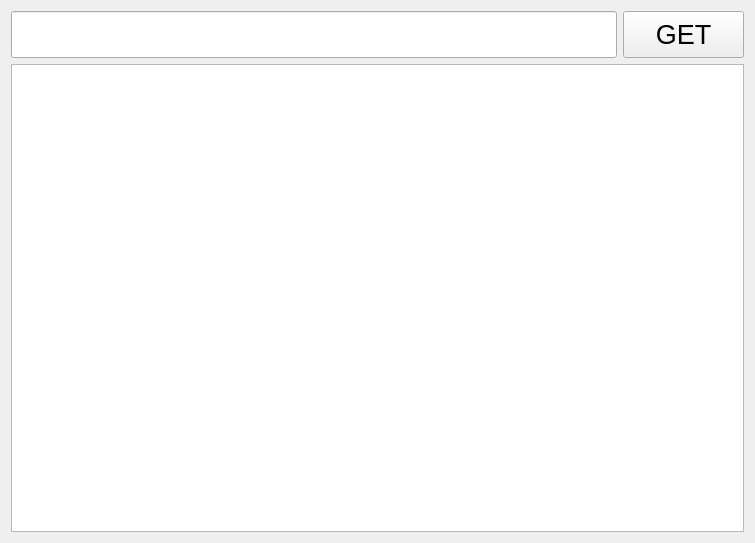
<?xml version="1.0" encoding="UTF-8"?>
<ui version="4.0">
 <class>RestApiPractiveClass</class>
 <widget class="QMainWindow" name="RestApiPractiveClass">
  <property name="geometry">
   <rect>
    <x>0</x>
    <y>0</y>
    <width>755</width>
    <height>543</height>
   </rect>
  </property>
  <property name="windowTitle">
   <string>RestApiPractive</string>
  </property>
  <widget class="QWidget" name="centralWidget">
   <layout class="QVBoxLayout" name="verticalLayout" stretch="1,10">
    <item>
     <layout class="QHBoxLayout" name="horizontalLayout" stretch="5,1">
      <item>
       <widget class="QLineEdit" name="lineEdit_url_">
        <property name="sizePolicy">
         <sizepolicy hsizetype="Preferred" vsizetype="Preferred">
          <horstretch>0</horstretch>
          <verstretch>0</verstretch>
         </sizepolicy>
        </property>
        <property name="font">
         <font>
          <family>Arial</family>
          <pointsize>20</pointsize>
         </font>
        </property>
       </widget>
      </item>
      <item>
       <widget class="QPushButton" name="pushButton_get_">
        <property name="sizePolicy">
         <sizepolicy hsizetype="Preferred" vsizetype="Preferred">
          <horstretch>0</horstretch>
          <verstretch>0</verstretch>
         </sizepolicy>
        </property>
        <property name="font">
         <font>
          <family>Arial</family>
          <pointsize>20</pointsize>
         </font>
        </property>
        <property name="text">
         <string>GET</string>
        </property>
       </widget>
      </item>
     </layout>
    </item>
    <item>
     <widget class="QPlainTextEdit" name="plainTextEdit"/>
    </item>
   </layout>
  </widget>
 </widget>
 <layoutdefault spacing="6" margin="11"/>
 <resources>
  <include location="RestApiPractive.qrc"/>
 </resources>
 <connections/>
</ui>
